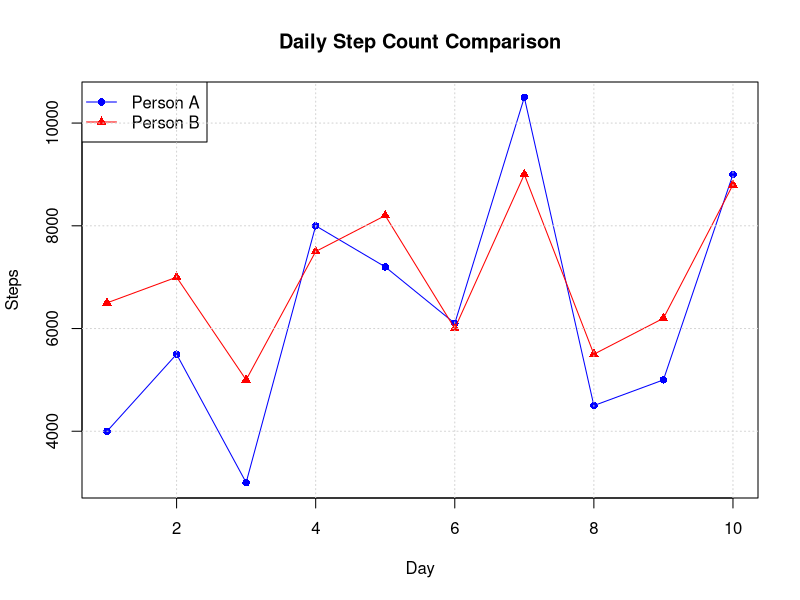

Here is the R script that generated this plot:
# Step 0: Clear environment
rm(list = ls())

# Step 1: Create data
days <- 1:10

personA <- c(4000, 5500, 3000, 8000, 7200, 6100, 10500, 4500, 5000, 9000)
personB <- c(6500, 7000, 5000, 7500, 8200, 6000, 9000, 5500, 6200, 8800)

# Step 2: Plot first line
plot(days, personA,
     type = "o",
     col = "blue",
     ylim = c(min(c(personA, personB)), max(c(personA, personB))),
     main = "Daily Step Count Comparison",
     xlab = "Day",
     ylab = "Steps",
     pch = 16)

# Step 3: Add second line
lines(days, personB,
      type = "o",
      col = "red",
      pch = 17)

# Step 4: Add legend
legend("topleft",
       legend = c("Person A", "Person B"),
       col = c("blue", "red"),
       pch = c(16, 17),
       lty = 1)

# Step 5: Add grid
grid()
